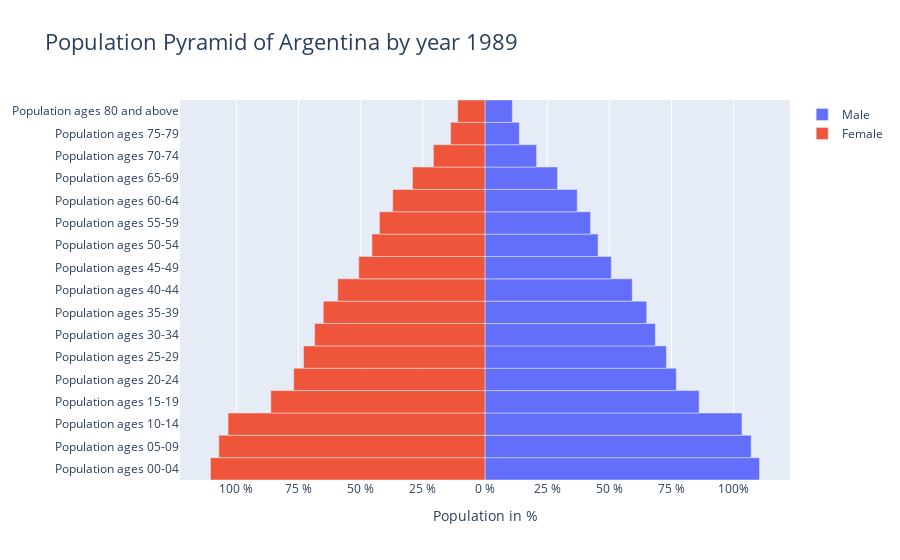

This figure's notebook cell:
### Code cell
año= input('ingrese el año que desea analizar (1960-2020):')

añof=poblacion_femenina[año].to_frame()
añof.rename(columns={año:'Femenino'}, inplace=True)
añom=poblacion_masculina[año].to_frame()
añom.rename(columns={año:'Masculino'}, inplace=True)

datosxaño= pd.concat([añof,añom],axis=1)

#graficos

# Creating instance of the figure
fig = gp.Figure()
  
# Adding Male data to the figure
fig.add_trace(gp.Bar(y= datosxaño.index, x = datosxaño['Masculino'], 
                     name = 'Male', 
                     orientation = 'h'))
  
# Adding Female data to the figure
fig.add_trace(gp.Bar(y = datosxaño.index, x = datosxaño['Masculino']*-1,
                     name = 'Female', orientation = 'h'))
  
# Updating the layout for our graph
fig.update_layout(title = f'Population Pyramid of Argentina by year {año}',
                 title_font_size = 22, barmode = 'relative',
                 bargap = 0.0, bargroupgap = 0,
                 xaxis = dict(tickvals = [-10, -7.5, -5, -2.5, 
                                          0, 2.5, 5, 7.5, 10],
                                
                              ticktext = ['100 %', '75 %', '50 %', '25 %',
                                         '0 %', '25 %', '50 %', '75 %', '100%'],
                                
                              title = 'Population in %',
                              title_font_size = 14)
                 )

### Figure 1 — Plotly figure (JSON) as saved in the notebook; plotly's stock layout.template omitted (floating-point values rounded to 4 significant figures)
{"data": [{"name": "Male", "orientation": "h", "type": "bar", "x": [11.04, 10.7, 10.33, 8.612, 7.694, 7.296, 6.849, 6.504, 5.922, 5.077, 4.547, 4.244, 3.709, 2.918, 2.074, 1.382, 1.099], "y": ["Population ages 00-04", "Population ages 05-09", "Population ages 10-14", "Population ages 15-19", "Population ages 20-24", "Population ages 25-29", "Population ages 30-34", "Population ages 35-39", "Population ages 40-44", "Population ages 45-49", "Population ages 50-54", "Population ages 55-59", "Population ages 60-64", "Population ages 65-69", "Population ages 70-74", "Population ages 75-79", "Population ages 80 and above"]}, {"name": "Female", "orientation": "h", "type": "bar", "x": [-11.04, -10.7, -10.33, -8.612, -7.694, -7.296, -6.849, -6.504, -5.922, -5.077, -4.547, -4.244, -3.709, -2.918, -2.074, -1.382, -1.099], "y": ["Population ages 00-04", "Population ages 05-09", "Population ages 10-14", "Population ages 15-19", "Population ages 20-24", "Population ages 25-29", "Population ages 30-34", "Population ages 35-39", "Population ages 40-44", "Population ages 45-49", "Population ages 50-54", "Population ages 55-59", "Population ages 60-64", "Population ages 65-69", "Population ages 70-74", "Population ages 75-79", "Population ages 80 and above"]}], "layout": {"bargap": 0, "bargroupgap": 0, "barmode": "relative", "title": {"font": {"size": 22}, "text": "Population Pyramid of Argentina by year 1989"}, "xaxis": {"ticktext": ["100 %", "75 %", "50 %", "25 %", "0 %", "25 %", "50 %", "75 %", "100%"], "tickvals": [-10, -7.5, -5, -2.5, 0, 2.5, 5, 7.5, 10], "title": {"font": {"size": 14}, "text": "Population in %"}}}}
